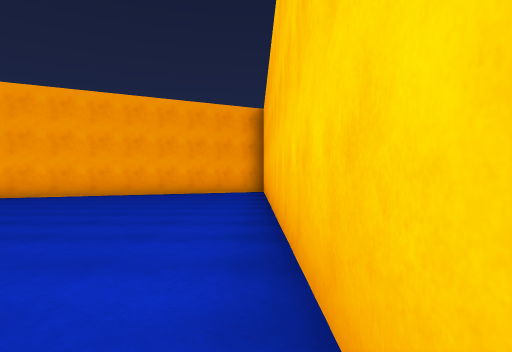
View 1 (above)

17 first-person views from a walk through a Unity game level. The camera is 1.2 m above the floor, looks level and sees 75° across. The floor is counted in squares, 2 m on a side. Each view is taken from the middle of a square. On the plan, view 1 faces up. The plan holds only what a view shows up to about 10 squares ahead; the rest is blank. The place goes on beyond the plan. The player is left out.

View 2
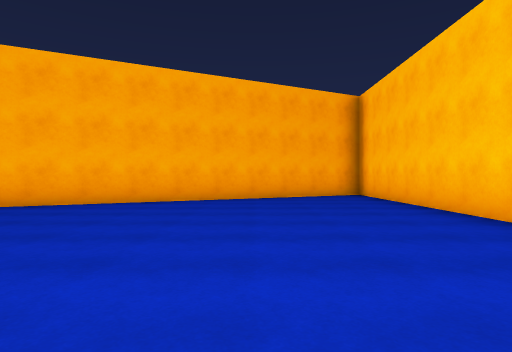

View 3
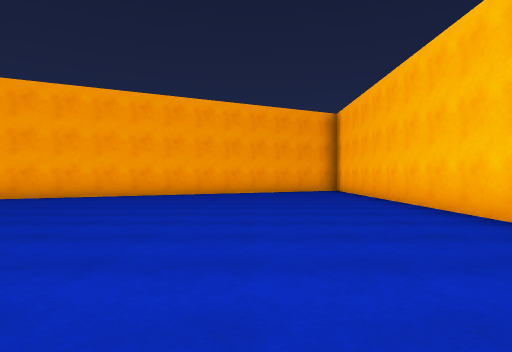

View 4
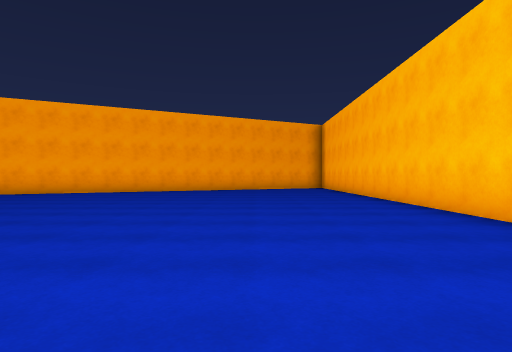

View 5
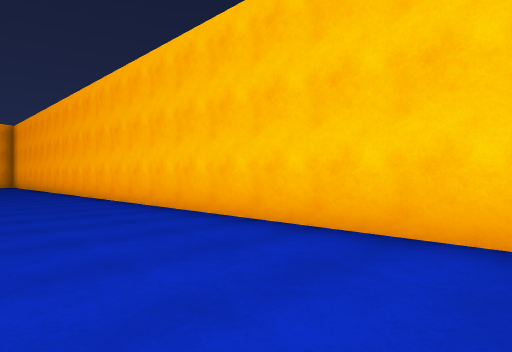

View 6
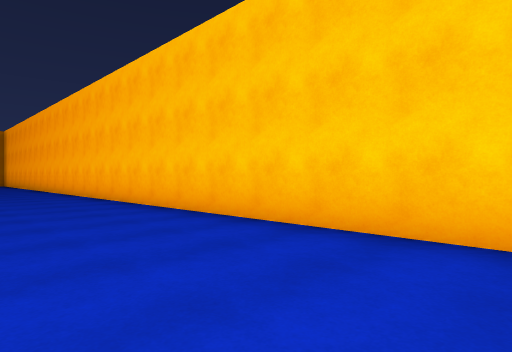

View 7
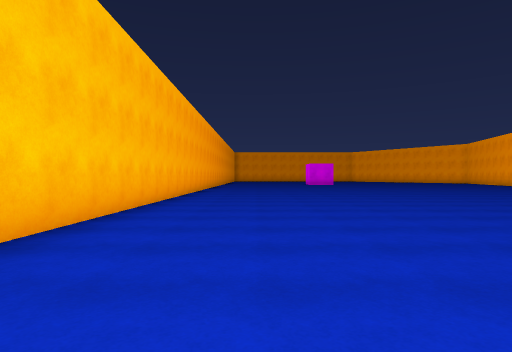

View 8
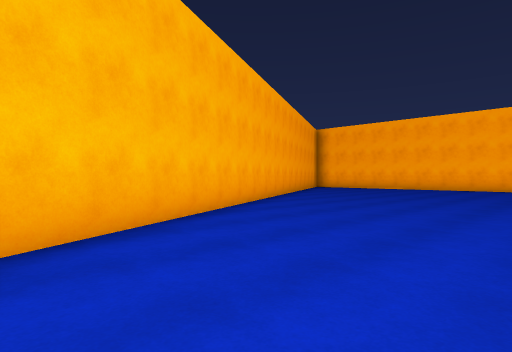

View 9
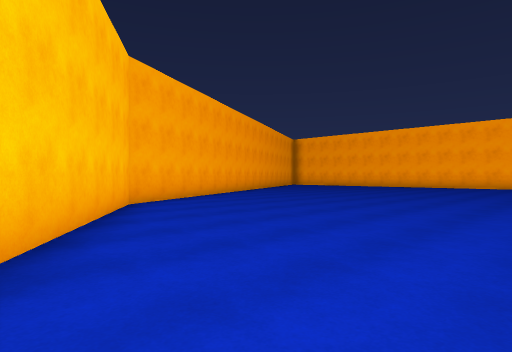

View 10
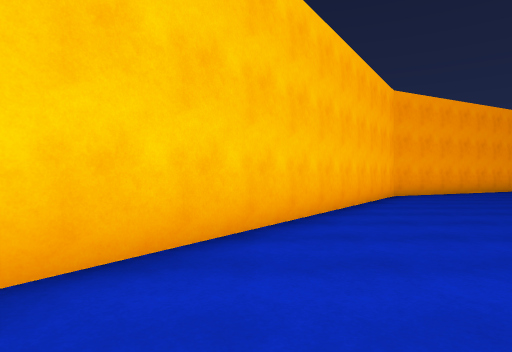

View 11
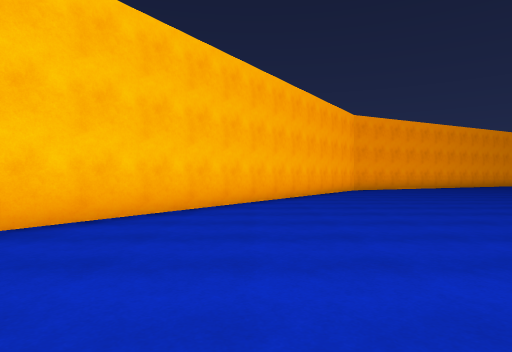

View 12
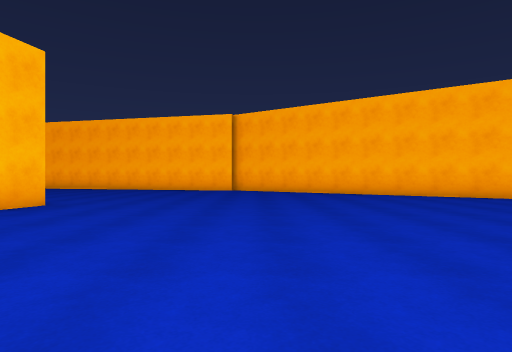

View 13
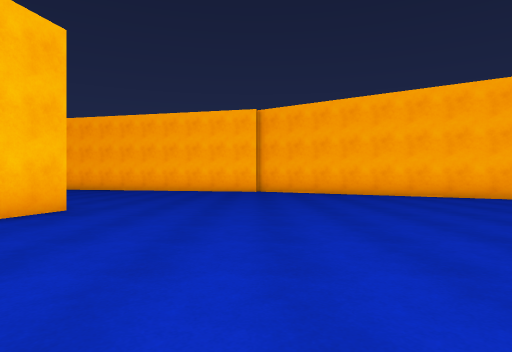

View 14
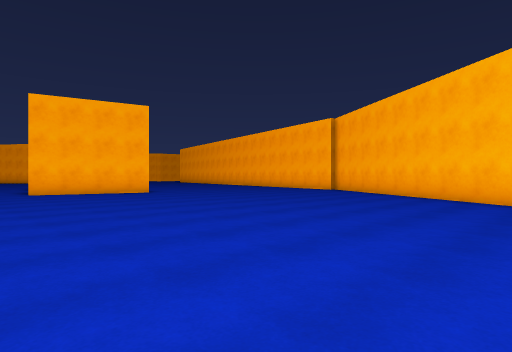

View 15
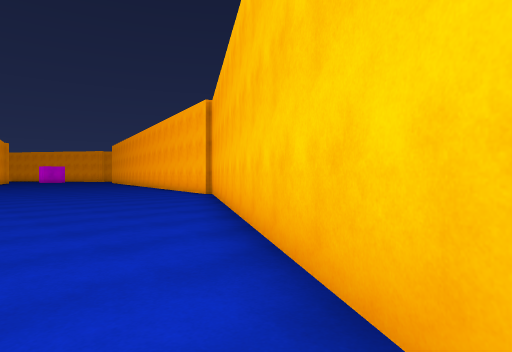

View 16
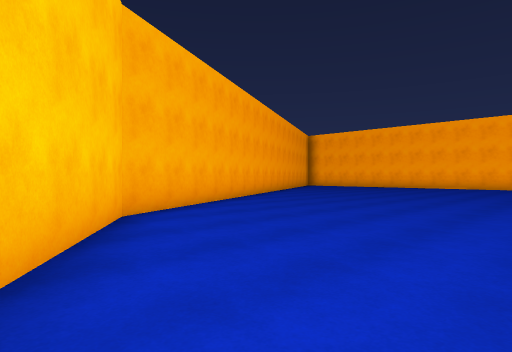

View 17
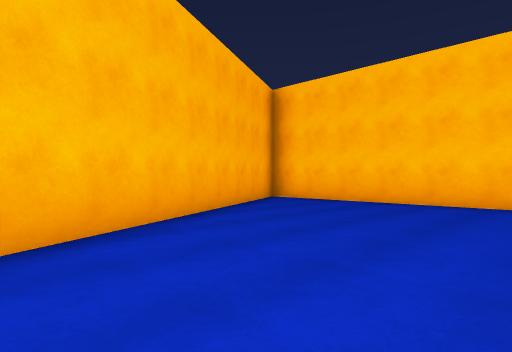

### Floor plan
Points are (right, up) in squares from view 1. A wall is a line through its corners. A room is listed if a view was taken in it or the views show most of it. See-through windows are left out.
Room 1 (views 1, 2, 3, 4, 5, 6, 7, 8, 9, 10, 11, 12, 13, 14, 15, 16, 17)
walls: (-17.8, -13.3) (-16.6, -13.6); (0.3, -16) (0.3, 12.6) (-14.9, 4.9) (-22.2, -6)

Positions as (right, up) in squares from view 1, and headings:
1: (0, 0), facing up
2: (-3, 2), facing up
3: (-3, -1), facing up
4: (-3, -4), facing up
5: (-3, -8), facing up-right
6: (-3, -11), facing up-right
7: (-2, -6), facing down
8: (-15, 2), facing up-right
9: (-18, -2), facing up-right
10: (-19, -5), facing up
11: (-19, -9), facing up
12: (-11, -9), facing left
13: (-12, -10), facing left
14: (-12, -2), facing down-left
15: (-18, -1), facing down-left
16: (-17, 0), facing up-right
17: (-7, 6), facing up-right
